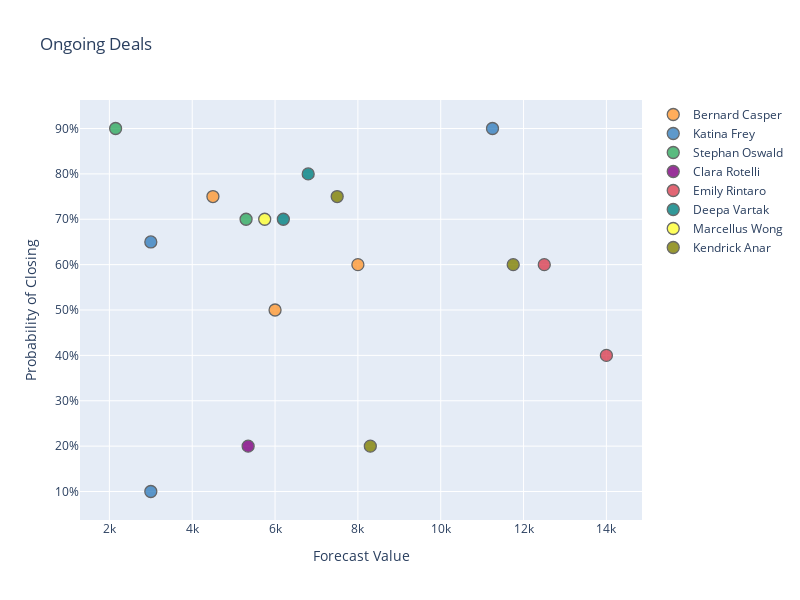

Notebook source saved alongside this figure:
### Markdown cell above
### 3. Forecasted deal valuations

### Code cell
layout = cf.Layout(
    height = 600,
    width = 800,
    xaxis = dict(title = 'Forecast Value'),
    yaxis = dict(title = 'Probability of Closing',
                ticksuffix='%'),
    title = 'Ongoing Deals'
)

sales_df[sales_df['Sales Stage']!='Closed-Won'][['Probability','Forecast Value','Rep']].set_index('Forecast Value').reset_index().iplot(kind='scatter',mode='markers',x='Forecast Value',y='Probability',categories='Rep',layout=layout)

### Figure 1 — Plotly figure (JSON) as saved in the notebook; plotly's stock layout.template omitted (floating-point values rounded to 4 significant figures)
{"data": [{"marker": {"color": "rgba(255, 153, 51, 1.0)", "line": {"width": 1.3}, "opacity": 0.8, "size": 12, "symbol": "circle"}, "mode": "markers", "name": "Bernard Casper", "textfont": {"color": "#4D5663"}, "type": "scatter", "x": [8000, 4500, 6000], "y": [60, 75, 50]}, {"marker": {"color": "rgba(55, 128, 191, 1.0)", "line": {"width": 1.3}, "opacity": 0.8, "size": 12, "symbol": "circle"}, "mode": "markers", "name": "Katina Frey", "textfont": {"color": "#4D5663"}, "type": "scatter", "x": [3000, 11250, 3000], "y": [65, 90, 10]}, {"marker": {"color": "rgba(50, 171, 96, 1.0)", "line": {"width": 1.3}, "opacity": 0.8, "size": 12, "symbol": "circle"}, "mode": "markers", "name": "Stephan Oswald", "textfont": {"color": "#4D5663"}, "type": "scatter", "x": [2150, 5300], "y": [90, 70]}, {"marker": {"color": "rgba(128, 0, 128, 1.0)", "line": {"width": 1.3}, "opacity": 0.8, "size": 12, "symbol": "circle"}, "mode": "markers", "name": "Clara Rotelli", "textfont": {"color": "#4D5663"}, "type": "scatter", "x": [5350], "y": [20]}, {"marker": {"color": "rgba(219, 64, 82, 1.0)", "line": {"width": 1.3}, "opacity": 0.8, "size": 12, "symbol": "circle"}, "mode": "markers", "name": "Emily Rintaro", "textfont": {"color": "#4D5663"}, "type": "scatter", "x": [12500, 14000], "y": [60, 40]}, {"marker": {"color": "rgba(0, 128, 128, 1.0)", "line": {"width": 1.3}, "opacity": 0.8, "size": 12, "symbol": "circle"}, "mode": "markers", "name": "Deepa Vartak", "textfont": {"color": "#4D5663"}, "type": "scatter", "x": [6200, 6800], "y": [70, 80]}, {"marker": {"color": "rgba(255, 255, 51, 1.0)", "line": {"width": 1.3}, "opacity": 0.8, "size": 12, "symbol": "circle"}, "mode": "markers", "name": "Marcellus Wong", "textfont": {"color": "#4D5663"}, "type": "scatter", "x": [5750], "y": [70]}, {"marker": {"color": "rgba(128, 128, 0, 1.0)", "line": {"width": 1.3}, "opacity": 0.8, "size": 12, "symbol": "circle"}, "mode": "markers", "name": "Kendrick Anar", "textfont": {"color": "#4D5663"}, "type": "scatter", "x": [7500, 11750, 8300], "y": [75, 60, 20]}], "layout": {"height": 600, "title": {"text": "Ongoing Deals"}, "width": 800, "xaxis": {"autorange": true, "range": [1287.0, 14860.0], "title": {"text": "Forecast Value"}, "type": "linear"}, "yaxis": {"autorange": true, "range": [3.719, 96.28], "ticksuffix": "%", "title": {"text": "Probability of Closing"}, "type": "linear"}}}
